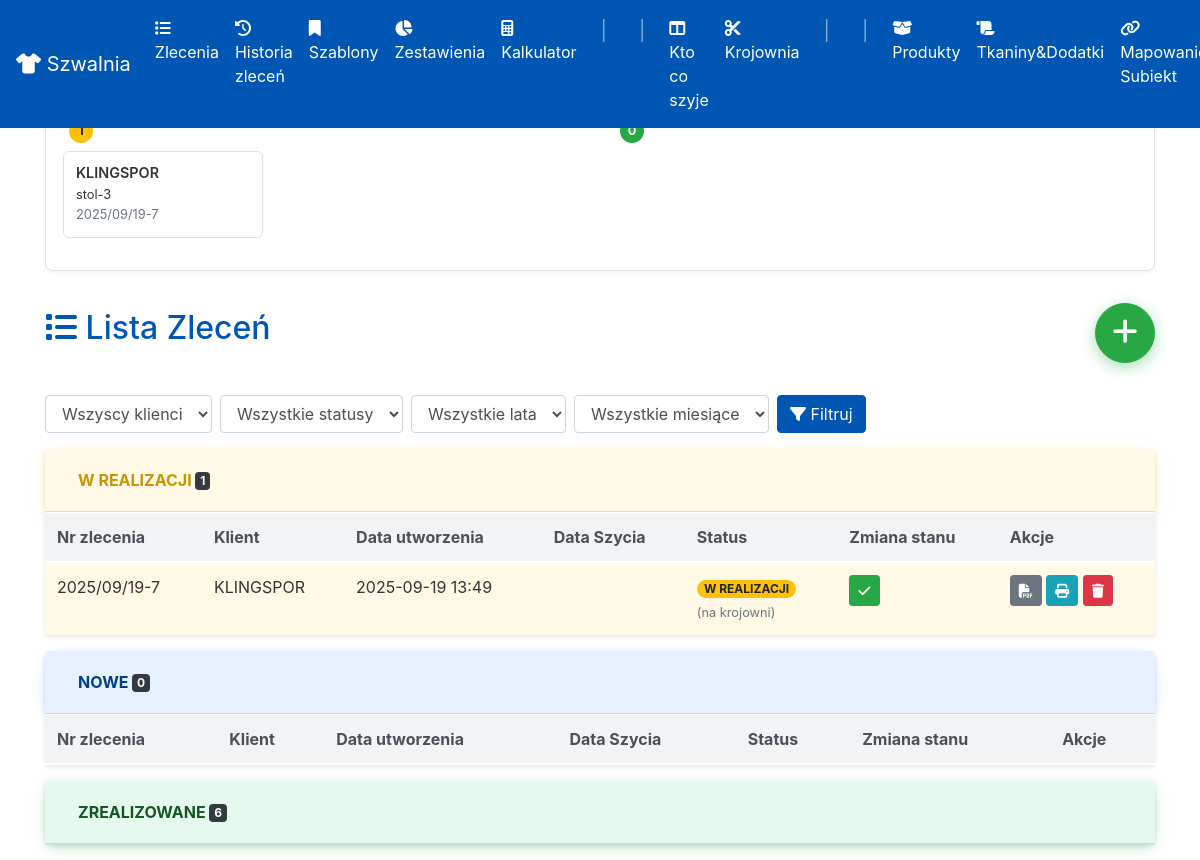
The page /orders on the database its author committed.
### app/models.py (models this page shows, shortened)
class Order(db.Model):
    id = db.Column(db.Integer, primary_key=True)
    order_code = db.Column(db.String(50), nullable=True)
    client_id = db.Column(db.Integer, db.ForeignKey('client.id'), nullable=False)
    description = db.Column(db.Text, nullable=False)
    login_info = db.Column(db.Text, nullable=True)
    deadline = db.Column(db.Date, nullable=False)
    status = db.Column(db.String(50), nullable=False, default='NOWE')
    zlecajacy = db.Column(db.String(50), nullable=False)
    created_at = db.Column(db.DateTime, default=datetime.utcnow)
    fabrics = db.relationship('OrderFabric', backref='order', cascade="all, delete-orphan")
    assigned_team = db.Column(db.String(50), nullable=True)
    cutting_table = db.Column(db.String(50), nullable=True)
    team1_completed = db.Column(db.Boolean, default=False, nullable=False)
    team2_completed = db.Column(db.Boolean, default=False, nullable=False)
    cutting_started_at = db.Column(db.DateTime, nullable=True)
    cutting_finished_at = db.Column(db.DateTime, nullable=True)
    sewing_started_at = db.Column(db.DateTime, nullable=True)
    sewing_finished_at = db.Column(db.DateTime, nullable=True)
    order_items = db.relationship('OrderItem', backref='order', lazy=True, cascade="all, delete-orphan")
    attachments = db.relationship('Attachment', backref='order', lazy=True, cascade="all, delete-orphan")
    materials_used = db.relationship('MaterialUsage', backref='order', cascade="all, delete-orphan")

class Client(db.Model):
    id = db.Column(db.Integer, primary_key=True)
    name = db.Column(db.String(100), nullable=False, unique=True)
    orders = db.relationship('Order', backref='client', lazy=True)

### app/routes.py (the view)
@app.route('/orders')
def orders_list():
    client_filter = request.args.get('client', '').strip().upper()
    status_filter = request.args.get('status', '').strip().upper()
    year_filter = request.args.get('year', '')
    month_filter = request.args.get('month', '')
    orders_query = Order.query.join(Client)
    if client_filter: orders_query = orders_query.filter(Client.name == client_filter)
    if status_filter: orders_query = orders_query.filter(Order.status == status_filter)
    if year_filter: orders_query = orders_query.filter(extract('year', Order.created_at) == int(year_filter))
    if month_filter: orders_query = orders_query.filter(extract('month', Order.created_at) == int(month_filter))
    all_orders = orders_query.order_by(Order.created_at.desc()).all()
    for order in all_orders:
        order.planned_materials = calculate_material_summary(order)
        order.cost_details = calculate_order_total_cost(order)
    in_progress_orders = [o for o in all_orders if o.status == 'W REALIZACJI']
    new_orders = [o for o in all_orders if o.status == 'NOWE']
    completed_orders = [o for o in all_orders if o.status == 'ZREALIZOWANE']
    years_query = db.session.query(extract('year', Order.created_at)).distinct().all()
    years = sorted({int(y[0]) for y in years_query})
    clients = Client.query.order_by(Client.name).all()
    return render_template('orders_list.html', in_progress_orders=in_progress_orders, new_orders=new_orders,
                           completed_orders=completed_orders, clients=clients, years=years)

### app/__init__.py (called while the page is built)
@app.template_filter()
def to_local_time(utc_dt):
    if not utc_dt:
        return ""
    if isinstance(utc_dt, str):
        try:
            utc_dt = datetime.strptime(utc_dt, '%Y-%m-%d %H:%M:%S')
        except ValueError:
            return utc_dt
    local_tz = pytz.timezone('Europe/Warsaw')
    local_dt = utc_dt.replace(tzinfo=pytz.utc).astimezone(local_tz)
    return local_dt.strftime('%Y-%m-%d %H:%M')

### app/routes.py (called while the page is built)
@app.context_processor
def inject_in_progress_orders():
    all_in_progress = Order.query.filter_by(status='W REALIZACJI').order_by(Order.deadline).all()
    krojownia_orders = []
    szwalnia_orders = []
    for order in all_in_progress:
        order.total_quantity = sum(item.quantity for item in order.order_items)
        if order.cutting_table == 'skrojone' and order.assigned_team is not None:
            szwalnia_orders.append(order)
        elif order.cutting_table is not None and order.cutting_table != 'skrojone':
            krojownia_orders.append(order)
    return dict(krojownia_in_progress=krojownia_orders, szwalnia_in_progress=szwalnia_orders)

### app/templates/orders_list.html (shortened to what this page needs)
{% extends "base.html" %}
{% block content %}
<div class="d-flex justify-content-between align-items-center mb-3">
    <h2><i class="fas fa-list"></i> Lista Zleceń</h2>
    <a href="{{ url_for('new_order') }}" class="btn btn-success btn-lg btn-plus-animated">
        <i class="fas fa-plus"></i>
    </a>
    </div>
<form method="GET" class="form-inline mb-3">
    <select name="client" class="form-control mr-2">
        <option value="">Wszyscy klienci</option>
    </select>
    <select name="status" class="form-control mr-2">
        <option value="">Wszystkie statusy</option>
    </select>
    <select name="year" class="form-control mr-2">
        <option value="">Wszystkie lata</option>
    </select>
    <select name="month" class="form-control mr-2">
        <option value="">Wszystkie miesiące</option>
    </select>
    <button type="submit" class="btn btn-primary"><i class="fas fa-filter"></i> Filtruj</button>
</form>
{% macro render_orders_table(orders) %}
<div class="table-responsive p-0 m-0">
    <table class="table table-striped table-hover m-0">
        <thead class="thead-dark">
            <tr>
                <th>Nr zlecenia</th>
                <th>Klient</th>
                <th>Data utworzenia</th>
                <th>Data Szycia</th>
                <th>Status</th>
                <th>Zmiana stanu</th>
                <th>Akcje</th>
            </tr>
        </thead>
        <tbody>
            {% for order in orders %}
            <tr class="order-row status-{{ order.status|lower|replace(' ', '-') }}" data-order-id="{{ order.id }}" style="cursor: pointer;">
                <td data-label="Nr zlecenia:">{{ order.order_code }}</td>
                <td data-label="Klient:">{{ order.client.name }}</td>
                <td>{{ order.created_at | to_local_time }}</td>
<td data-label="Data Szycia:">
</td>
                <td data-label="Status:">
                    {% if order.status == 'W REALIZACJI' %}
                        <span class="badge badge-pill badge-warning">{{ order.status }}</span>
                        <br>
                        <small class="text-muted">
                        {% if order.sewing_started_at and not order.sewing_finished_at %}
                            (na szwalni)
                        {% elif order.cutting_started_at and not order.cutting_finished_at %}
                            (na krojowni)
                        {% elif order.cutting_finished_at and not order.sewing_started_at %}
                            (oczekuje na szwalni)
                        {% else %}
                            (oczekuje na krojowni)
                        {% endif %}
                        </small>
                    {% else %}
                        {{ order.status }}
                    {% endif %}
                </td>
                <td data-label="Zmiana stanu:" class="change-status-cell">
                    {% if order.status == "NOWE" %}
                    <form method="POST" action="{{ url_for('update_order_status', order_id=order.id) }}" class="update-status-form d-inline">
                        <input type="hidden" name="status" value="W REALIZACJI"><button type="submit" class="btn btn-sm btn-warning"><i class="fas fa-play"></i></button>
                    </form>
                    <form method="POST" action="{{ url_for('update_order_status', order_id=order.id) }}" class="update-status-form d-inline">
                        <input type="hidden" name="status" value="ZREALIZOWANE"><button type="submit" class="btn btn-sm btn-success"><i class="fas fa-check"></i></button>
                    </form>
                    {% elif order.status == "W REALIZACJI" %}
                    <form method="POST" action="{{ url_for('update_order_status', order_id=order.id) }}" class="update-status-form d-inline">
                        <input type="hidden" name="status" value="ZREALIZOWANE"><button type="submit" class="btn btn-sm btn-success"><i class="fas fa-check"></i></button>
                    </form>
                    {% elif order.status == "ZREALIZOWANE" %}
                    <a href="{{ url_for('edit_material_usage', order_id=order.id) }}" class="btn btn-sm btn-primary"><i class="fas fa-edit"></i> Edytuj zużycie</a>
                    {% endif %}
                </td>
                <td data-label="Akcje:">
                    <a href="{{ url_for('order_pdf', order_id=order.id) }}" class="btn btn-sm btn-secondary"><i class="fas fa-file-pdf"></i></a>
                    <a href="{{ url_for('order_print', order_id=order.id) }}" class="btn btn-sm btn-info"><i class="fas fa-print"></i></a>
                    <form method="POST" action="{{ url_for('delete_order', order_id=order.id) }}" class="d-inline" onsubmit="return confirm('Czy na pewno usunąć?');">
                        <button type="submit" class="btn btn-sm btn-danger"><i class="fas fa-trash"></i></button>
                    </form>
                </td>
            </tr>
            {% endfor %}
        </tbody>
    </table>
</div>
{% endmacro %}
<div id="accordion">
    <div class="card">
        <div class="card-header header-in-progress" id="headingInProgress">
            <h5 class="mb-0">
                <button class="btn btn-link font-weight-bold" data-toggle="collapse" data-target="#collapseInProgress" aria-expanded="true" aria-controls="collapseInProgress">
                    W REALIZACJI <span class="badge badge-dark">{{ in_progress_orders|length }}</span>
                </button>
            </h5>
        </div>
        <div id="collapseInProgress" class="collapse show" aria-labelledby="headingInProgress">
            <div class="card-body p-0">
                {{ render_orders_table(in_progress_orders) }}
            </div>
        </div>
    </div>
    <div class="card">
        <div class="card-header header-new" id="headingNew">
            <h5 class="mb-0">
                <button class="btn btn-link font-weight-bold" data-toggle="collapse" data-target="#collapseNew" aria-expanded="true" aria-controls="collapseNew">
                    NOWE <span class="badge badge-dark">{{ new_orders|length }}</span>
                </button>
            </h5>
        </div>
        <div id="collapseNew" class="collapse show" aria-labelledby="headingNew">
            <div class="card-body p-0">
                {{ render_orders_table(new_orders) }}
            </div>
        </div>
    </div>
    <div class="card">
        <div class="card-header header-completed" id="headingCompleted">
            <h5 class="mb-0">
                <button class="btn btn-link font-weight-bold collapsed" data-toggle="collapse" data-target="#collapseCompleted" aria-expanded="false" aria-controls="collapseCompleted">
                    ZREALIZOWANE <span class="badge badge-dark">{{ completed_orders|length }}</span>
                </button>
            </h5>
        </div>
    </div>
</div>
{% endblock %}

### app/templates/_in_progress_strip.html (shortened to what this page needs)
<div class="in-progress-strip">
    <div class="container">
        <div class="in-progress-sections-wrapper">
            <div class="in-progress-section">
                <div class="in-progress-header">
                    <h5> W Krojowni</h5>
                    <span class="badge badge-warning rounded-circle">{{ krojownia_in_progress|length }}</span>
                </div>
                <div class="in-progress-cards">
                    {% for order in krojownia_in_progress %}
                    <a href="{{ url_for('order_detail', order_id=order.id) }}" class="in-progress-card">
                        <div class="in-progress-card-header">
                            <h6>{{ order.client.name }}</h6>
                            <small>{{ order.cutting_table }}</small>
                        </div>
                        <div class="in-progress-card-body">
                            {{ order.order_code }}
                        </div>
                    </a>
                    {% endfor %}
                </div>
            </div>
            <div class="in-progress-section">
                <div class="in-progress-header">
                    <h5> W Szwalni</h5>
                    <span class="badge badge-success rounded-circle">{{ szwalnia_in_progress|length }}</span>
                </div>
                <div class="in-progress-cards">
                </div>
            </div>
        </div>
    </div>
</div>

### app/templates/orders_list.html (style rules this page uses)
#accordion .card { margin-bottom: 1rem; border: none; }
.header-in-progress { background-color: #FFF9E6; box-shadow: 0 4px 15px -5px rgba(255, 193, 7, 0.5); }
.header-new { background-color: #E6F0FF; box-shadow: 0 4px 15px -5px rgba(0, 123, 255, 0.4); }
.header-completed { background-color: #E6F9EE; box-shadow: 0 4px 15px -5px rgba(40, 167, 69, 0.5); }
.header-in-progress .btn-link { color: #c89400; }
.header-new .btn-link { color: #004085; }
.header-completed .btn-link { color: #155724; }
.status-w-realizacji { background-color: rgba(255, 243, 205, 0.5) !important; }
.table thead.thead-dark th { background-color: #f1f3f5; color: #495057; border-color: #ffffff; }
.btn-plus-animated { width: 60px; height: 60px; border-radius: 50%; box-shadow: 0 4px 15px rgba(40, 167, 69, 0.4); transition: all 0.3s ease-in-out; animation: pulse 2s infinite; display: flex; justify-content: center; align-items: center; }
.btn-plus-animated .fas { font-size: 1.8rem; color: white; }

### app/templates/_in_progress_strip.html (style rules this page uses)
.in-progress-strip { padding: 1rem 0; margin-bottom: 2rem; background-color: #fff; border: 1px solid #dee2e6; border-radius: 8px; box-shadow: 0 2px 5px rgba(0,0,0,0.05); }
.in-progress-sections-wrapper { display: flex; gap: 1.5rem; overflow-x: auto; padding-bottom: 0.5rem; }
.in-progress-section { flex: 1 1 50%; min-width: 280px; }
.in-progress-header h5 { margin: 0 0 0.5rem 0; font-weight: 600; font-size: 1rem; color: #495057; display: flex; align-items: center; }
.in-progress-header .badge { font-size: 0.8rem; width: 24px; height: 24px; display: flex; align-items: center; justify-content: center; margin-left: 8px; }
.in-progress-cards { display: flex; gap: 1rem; overflow-x: auto; padding: 0.5rem 2px; }
.in-progress-card { flex: 0 0 200px; border: 1px solid #e0e0e0; border-radius: 6px; padding: 0.75rem; background-color: #fff; box-shadow: none; text-decoration: none; color: inherit; display: block; }
.in-progress-card-header h6 { margin: 0; font-weight: 600; font-size: 0.9rem; }
.in-progress-card-body { font-size: 0.8rem; color: #6c757d; }

### rows shown on the page
Order: client.name "KLINGSPOR", cutting_table "stol-3", order_code "2025/09/19-7", created_at|to_local_time "2025-09-19 13:49", status "W REALIZACJI", shows "(na krojowni)"

### other values the page prints
{{ krojownia_in_progress|length }} "1"
{{ szwalnia_in_progress|length }} "0"
{{ in_progress_orders|length }} "1"
{{ new_orders|length }} "0"
{{ completed_orders|length }} "6"
